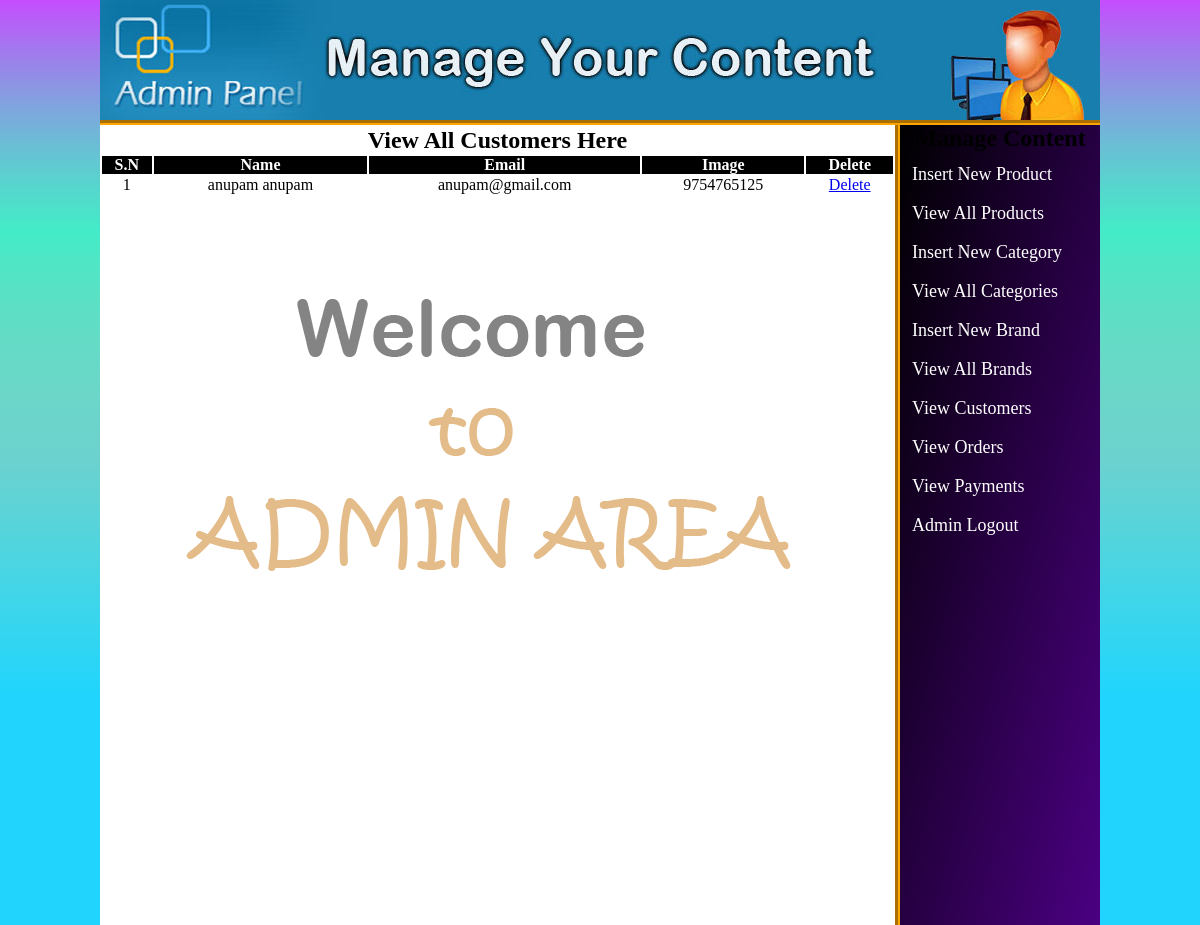
Screenshot of /adminarea/index.php?view_customers (signed in) with the database file from the repository.
### tables this page shows
CREATE TABLE `user_info` (
  `user_id` int(10) NOT NULL,
  `first_name` varchar(100) NOT NULL,
  `last_name` varchar(100) NOT NULL,
  `email` varchar(300) NOT NULL,
  `password` varchar(300) NOT NULL,
  `mobile` varchar(10) NOT NULL,
  `address1` varchar(300) NOT NULL,
  `address2` varchar(11) NOT NULL
);

### adminarea/view_customers.php (the view, shortened to what this page needs)
<table width="795" align="center" bgcolor="white">
    <tr align="center">
        <td colspan="6"><h2>View All Customers Here</h2></td>
    </tr>
    <tr align="center" style="color:white" bgcolor="black">
        <th>S.N</th>
        <th>Name</th>
        <th>Email</th>
        <th>Image</th>
        <th>Delete</th>
    </tr>
    <?php
    include("db.php");
    $get_c = "select * from user_info";
    $run_c = mysqli_query($con, $get_c);
    $i = 0;
    while($row_c=mysqli_fetch_array($run_c)){
        $c_id = $row_c['user_id'];
        $c_name = $row_c['first_name'];
        $c_email = $row_c['email'];
        $c_image = $row_c['mobile'];
        $i++;
    ?>
    <tr align = "center">
        <td><?php echo $i; ?></td>
        <td><?php echo $c_name; ?> <?php echo $c_name; ?></td>
        <td><?php echo $c_email; ?></td>
        <td><?php echo $c_image; ?></td>
        <td><a href="delete_c.php?delete_c=<?php echo $c_id;?>">Delete</a></td>
    </tr>
    <?php } ?>
</table>

### adminarea/styles/style.css (style rules this page uses)
html, body, div, span, applet, object, iframe, h1, h2, h3, h4, h5, h6, p, blockquote, pre, a, abbr, acronym, address, big, cite, code, del, dfn, em, img, ins, kbd, q, s, samp, small, strike, strong, sub, sup, tt, var, b, u, i, center, dl, dt, dd, ol, ul, li, fieldset, form, label, legend, table, caption, tbody, tfoot, thead, tr, th, td, article, aside, canvas, details, embed, figure, figcaption, footer, header, hgroup, menu, nav, output, ruby, section, summary, time, mark, audio, video { margin: 0; padding: 0; border: 0; vertical-align: baseline; }
body { background: linear-gradient(to bottom, #B721FF, #2AF598, #fec051, #FEE140, #FA709A ); background-size: 100%; background-repeat: round; }
body:before { content:''; position: fixed; top: 0; bottom: 0; width: 100%; z-index: -1; background: linear-gradient(to bottom, rgba(255,255,255,0.2), #21D4FD 75%); }

### rows the page displays
user_info: first_name "anupam", email "anupam@gmail.com", mobile "9754765125"
